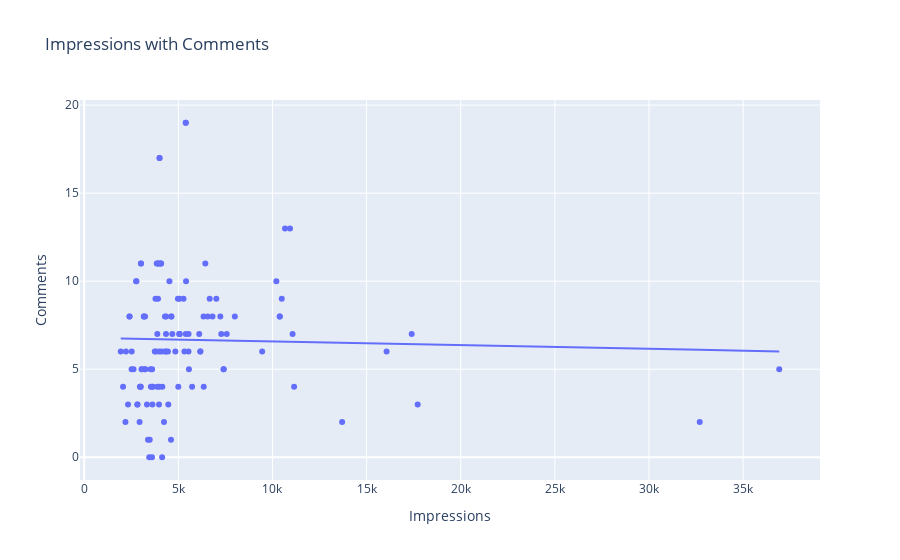

This figure's notebook cell:
### Code cell
# checking reach between comments and impressions
fig1 = px.scatter(data_frame=df,x='Impressions',y="Comments",trendline='ols',title="Impressions with Comments")
fig1.show()
